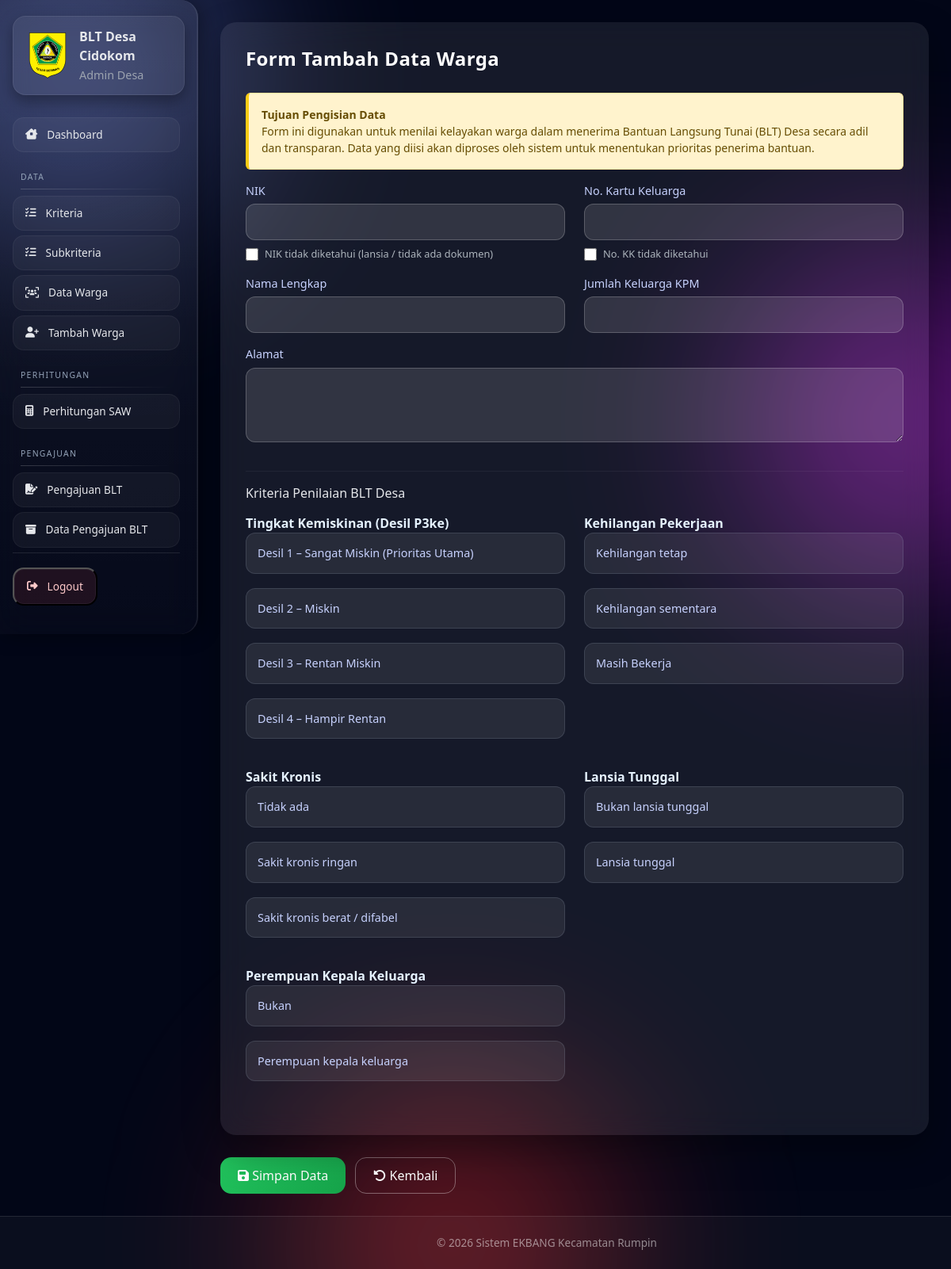
The page /desa/warga/tambah/ (signed in) on the database its author committed.
### ekbang/models.py (models this page shows, shortened)
class Kriteria(models.Model):
    TIPE_CHOICES = [('benefit', 'Benefit'), ('cost', 'Cost')]
    desa = models.ForeignKey(Desa, on_delete=models.CASCADE, related_name='kriteria')
    kode = models.SlugField(max_length=50)
    nama = models.CharField(max_length=100)
    bobot = models.FloatField(default=0)
    tipe = models.CharField(max_length=10, choices=TIPE_CHOICES, default='benefit')
    urutan = models.IntegerField(default=0)
    aktif = models.BooleanField(default=True)
    created_at = models.DateTimeField(auto_now_add=True)
    updated_at = models.DateTimeField(auto_now=True)
    class Meta:
        unique_together = ('desa', 'kode')
        ordering = ['urutan', 'id']

class Subkriteria(models.Model):
    kriteria = models.ForeignKey(Kriteria, on_delete=models.CASCADE, related_name='subkriteria')
    label = models.CharField(max_length=100)
    nilai = models.FloatField()
    urutan = models.IntegerField(default=0)
    class Meta:
        unique_together = ('kriteria', 'label')
        ordering = ['urutan', 'id']

### ekbang/proses/decorators.py (the view)
        def wrapper(request, *args, **kwargs):
            if role == 'kecamatan':
                if not hasattr(request.user, 'admin_kecamatan'):
                    messages.error(request, 'Anda tidak punya akses')
                    return redirect('login')
            elif role == 'desa':
                if not hasattr(request.user, 'desa'):
                    messages.error(request, 'Anda tidak punya akses')
                    return redirect('login')
            else:
                messages.error(request, 'Role tidak dikenali')
                return redirect('login')
            return view_func(request, *args, **kwargs)

### ekbang/views/desa.py (called while the page is built, shortened)
@login_required
@role_required('desa')
def warga_tambah(request):
    desa = request.user.desa
    form = WargaForm(
        request.POST or None,
        desa=desa
    )
    return render(
        request,
        "desa/warga_form.html",
        {
            "form": form,
            "mode": "tambah",
        },
    )

### ekbang/templates/desa/warga_form.html (shortened to what this page needs)
{% extends 'base/base.html' %}
{% load static %}
{% block extra_css %}
<link rel="stylesheet" href="{% static 'css/desa/form_warga.css' %}">
{% endblock %}
{% block content %}
<div class="form-wrapper">
    <h4 class="form-title">
    {% if form.instance.pk %}
        Form Edit Data Warga - {{ form.instance.nama }}
    {% else %}
       Form Tambah Data Warga
    {% endif %}
</h4>
    <div class="alert alert-warning small">
    <strong>Tujuan Pengisian Data</strong><br>
    Form ini digunakan untuk menilai kelayakan warga dalam menerima Bantuan Langsung Tunai (BLT) Desa
    secara adil dan transparan. Data yang diisi akan diproses oleh sistem untuk menentukan prioritas penerima bantuan.
</div>
    <form method="post">
<div class="row">
            <div class="col-md-6 mb-3">
                <label>NIK</label>
                {{ form.nik }}
                <div class="ekbang-toggle-wrap">
                    <input type="checkbox" id="nik_tidak_diketahui" class="ekbang-toggle-checkbox"
                        {% if form.instance.pk and form.instance.nik|slice:"6:12" == "999999" %}checked{% endif %}>
                    <label for="nik_tidak_diketahui" class="ekbang-toggle-label">
                        NIK tidak diketahui (lansia / tidak ada dokumen)
                    </label>
                </div>
            </div>
            <div class="col-md-6 mb-3">
                <label>No. Kartu Keluarga</label>
                {{ form.no_kk }}
                <div class="ekbang-toggle-wrap">
                    <input type="checkbox" id="kk_tidak_diketahui" class="ekbang-toggle-checkbox"
                        {% if form.instance.pk and form.instance.no_kk|slice:"6:12" == "999999" %}checked{% endif %}>
                    <label for="kk_tidak_diketahui" class="ekbang-toggle-label">
                        No. KK tidak diketahui
                    </label>
                </div>
            </div>
            <div class="col-md-6 mb-3">
                <label>Nama Lengkap</label>
                {{ form.nama }}
            </div>
            <div class="col-md-6 mb-3">
                <label>Jumlah Keluarga KPM</label>
                {{ form.jumlah_keluarga_kpm }}
            </div>
        </div>
        <div class="mb-4">
            <label>Alamat</label>
            {{ form.alamat }}
        </div>
        <hr>
<h6 class="form-section-title">Kriteria Penilaian BLT Desa</h6>
<div class="row">
    {% for field in form %}
        {% if field.name|slice:":9" == "kriteria_" %}
            <div class="col-md-6">
                <div class="criteria-box">
                    <strong class="criteria-title">{{ field.label }}</strong>
                    <div class="radio-grid">
                        {% for radio in field %}
                            <label class="radio-card">
                                <div class="radio-content">{{ radio.choice_label }}</div>
                            </label>
                        {% endfor %}
                    </div>
                </div>
            </div>
        {% endif %}
    {% endfor %}
</div>
        </div>
       <div class="form-actions">
    <button type="submit" id="btnSimpan" class="btn btn-success">
        <i class="fa-solid fa-floppy-disk"></i> <span>Simpan Data</span>
    </button>
    <button type="button" onclick="goBack()" class="btn btn-outline-light">
        <i class="fa-solid fa-rotate-left"></i> Kembali
    </button>
</div>
</div>
{% endblock %}

### ekbang/templates/base/sidebar.html (shortened to what this page needs)
{% load static %}
<link rel="stylesheet" href="{% static 'css/desa/sidebar.css' %}">
<div class="sidebar-desa">
    <div class="sidebar-brand">
       <span class="logo">
    <img src="{% static 'img/logo.png' %}" alt="Logo" />
</span>
        <div>
            <strong>BLT Desa {{ request.user.username }}</strong>
            <small>Admin Desa</small>
        </div>
    </div>
    <div class="sidebar-scroll">
    <nav class="sidebar-menu">
        <a href="{% url 'desa_dashboard' %}" class="menu-item">
            <i class="fa-solid fa-house-chimney-window"></i> Dashboard
        </a>
        <div class="menu-section">DATA</div>
        <a href="{% url 'desa_kriteria_list' %}" class="menu-item">
            <i class="fa-solid fa-list-check"></i> Kriteria
        </a>
        <a href="{% url 'desa_subkriteria_list' %}" class="menu-item">
            <i class="fa-solid fa-list-check"></i> Subkriteria
        </a>
        <a href="{% url 'desa_warga_list' %}" class="menu-item">
            <i class="fa-solid fa-users-viewfinder"></i> Data Warga
        </a>
        <a href="{% url 'desa_warga_tambah' %}" class="menu-item">
            <i class="fa-solid fa-user-plus"></i> Tambah Warga
        </a>
        <div class="menu-section">PERHITUNGAN</div>
        <a href="{% url 'desa_riwayat_saw' %}" class="menu-item">
            <i class="fa-solid fa-calculator"></i> Perhitungan SAW
        </a>
        <div class="menu-section">PENGAJUAN</div>
        <a href="{% url 'desa_pengajuan' %}" class="menu-item">
            <i class="fa-solid fa-file-signature"></i> Pengajuan BLT
        </a>
        <a href="{% url 'desa_pengajuan_list' %}" class="menu-item">
            <i class="fa-solid fa-box-archive"></i> Data Pengajuan BLT
        </a>
    </nav>
    <div class="sidebar-footer">
        <button type="button" class="menu-item logout" data-bs-toggle="modal" data-bs-target="#logoutModal">
            <i class="fa-solid fa-right-from-bracket"></i> Logout
        </button>
    </div>
</div>
</div>

### ekbang/static/css/bg.css (style rules this page uses)
.alert-warning { border-left: 4px solid #facc15; }

### ekbang/static/css/desa/form_warga.css (style rules this page uses)
.form-wrapper { background: rgba(255, 255, 255, 0.08); backdrop-filter: blur(16px); border-radius: 20px; padding: 32px; box-shadow: 0 20px 45px rgba(0,0,0,0.35); color: #e5e7eb; max-width: 1100px; margin: auto; }
.form-title { font-weight: 600; color: #ffffff; margin-bottom: 28px; letter-spacing: .4px; }
.form-section-title { font-weight: 500; color: #e5e7eb; margin-bottom: 16px; }
.form-wrapper label { font-size: .9rem; margin-bottom: 6px; display: block; color: #c7d2fe; }
.form-wrapper input, .form-wrapper select, .form-wrapper textarea { width: 100%; padding: 10px 14px; border-radius: 12px; background: rgba(255,255,255,0.12); border: 1px solid rgba(255,255,255,0.2); color: #ffffff; transition: all .25s ease; }
.form-wrapper textarea { min-height: 90px; }
.form-wrapper input::placeholder, .form-wrapper textarea::placeholder { color: rgba(255,255,255,.5); }
.form-wrapper hr { border-color: rgba(255,255,255,.2); margin: 30px 0 18px; }
.form-actions { margin-top: 28px; display: flex; gap: 12px; }
.form-actions .btn { padding: 10px 22px; border-radius: 14px; font-weight: 500; transition: all .25s ease; }
.form-actions .btn-success { background: linear-gradient(135deg, #22c55e, #16a34a); border: none; }
.form-actions .btn-outline-light { border-color: rgba(255,255,255,.35); color: #ffffff; }
.criteria-box { margin-bottom: 30px; }
.criteria-title { font-weight: 600; color: #e5f2ff; margin-bottom: 20%; }
.radio-grid { display: grid; grid-template-columns: repeat(auto-fit, minmax(230px, 1fr)); gap: 12px; }
.radio-content { padding: 14px; border-radius: 12px; background: rgba(255,255,255,.08); border: 1px solid rgba(148,163,184,.2); transition: .25s; }
.ekbang-toggle-wrap { display: flex !important; align-items: center !important; gap: 8px !important; margin-top: 8px !important; position: relative !important; }
.ekbang-toggle-checkbox { width: 16px !important; height: 16px !important; min-width: 16px !important; flex-shrink: 0 !important; appearance: auto !important; -webkit-appearance: checkbox !important; margin: 0 !important; position: static !important; display: inline-block !important; }
.ekbang-toggle-label { font-size: 0.8rem !important; color: #adb5bd !important; margin: 0 !important; cursor: pointer !important; position: static !important; opacity: 1 !important; display: inline !important; white-space: normal !important; }

### ekbang/static/css/desa/sidebar.css (style rules this page uses)
.sidebar-desa { position: fixed; top: 0; left: 0; width: 250px; height: 100vh; background: linear-gradient( 180deg, rgba(255,255,255,0.07), rgba(255,255,255,0.02) ); backdrop-filter: blur(18px); border-right: 1px solid rgba(255,255,255,0.1); border-top-right-radius: 22px; border-bottom-right-radius: 22px; box-shadow: 4px 0 26px rgba(0,0,0,0.45), inset -1px 0 0 rgba(255,255,255,0.06); display: flex; flex-direction: column; padding: 20px 16px; z-index: 30; }
.sidebar-brand { display: flex; align-items: center; gap: 10px; padding: 14px; margin-bottom: 22px; border-radius: 16px; background: rgba(255,255,255,0.06); box-shadow: inset 0 0 0 1px rgba(255,255,255,0.08), 0 8px 20px rgba(0,0,0,0.35); color: #e5e7eb; }
.sidebar-brand .logo { display: flex; align-items: center; }
.sidebar-brand .logo img { width: 60px; height: 60px; object-fit: contain; }
.sidebar-brand strong { font-size: 1rem; }
.sidebar-brand small { display: block; font-size: 0.9rem; color: #9ca3af; margin-top: 2px; }
.sidebar-menu { flex: 1; }
.menu-section { margin: 24px 10px 8px; font-size: 0.65rem; letter-spacing: 1.3px; color: #94a3b8; text-transform: uppercase; position: relative; }
.menu-section::after { content: ''; display: block; height: 1px; margin-top: 6px; background: linear-gradient( to right, rgba(255,255,255,0.18), transparent ); }
.menu-item { position: relative; display: flex; align-items: center; gap: 12px; padding: 12px 16px; margin: 6px 0; border-radius: 14px; font-size: 0.85rem; font-weight: 500; color: #e5e7eb; text-decoration: none; background: rgba(255,255,255,0.04); box-shadow: inset 0 0 0 1px rgba(255,255,255,0.05); transition: all .25s ease; }
.sidebar-footer { margin-top: auto; padding-top: 12px; border-top: 1px solid rgba(255,255,255,0.1); }
.menu-item.logout { background: rgba(239,68,68,0.10); color: #fecaca; }
.sidebar-scroll { flex: 1; overflow-y: auto; padding-right: 6px; }
.sidebar-scroll { scrollbar-width: thin; scrollbar-color: rgba(255,255,255,0.2) transparent; }

### rows shown on the page
Kriteria: label "Tingkat Kemiskinan (Desil P3ke)"
Subkriteria: choice_label "Desil 1 – Sangat Miskin (Prioritas Utama)"
Subkriteria: choice_label "Desil 2 – Miskin"
Subkriteria: choice_label "Desil 3 – Rentan Miskin"
Subkriteria: choice_label "Desil 4 – Hampir Rentan"
Kriteria: label "Kehilangan Pekerjaan"
Subkriteria: choice_label "Kehilangan tetap"
Subkriteria: choice_label "Kehilangan sementara"
Subkriteria: choice_label "Masih Bekerja"
Kriteria: label "Sakit Kronis"
Subkriteria: choice_label "Tidak ada"
Subkriteria: choice_label "Sakit kronis ringan"
Subkriteria: choice_label "Sakit kronis berat / difabel"
Kriteria: label "Lansia Tunggal"
Subkriteria: choice_label "Bukan lansia tunggal"
Subkriteria: choice_label "Lansia tunggal"
Kriteria: label "Perempuan Kepala Keluarga"
Subkriteria: choice_label "Bukan"
Subkriteria: choice_label "Perempuan kepala keluarga"

### other values the page prints
{{ request.user.username }} "Cidokom"
